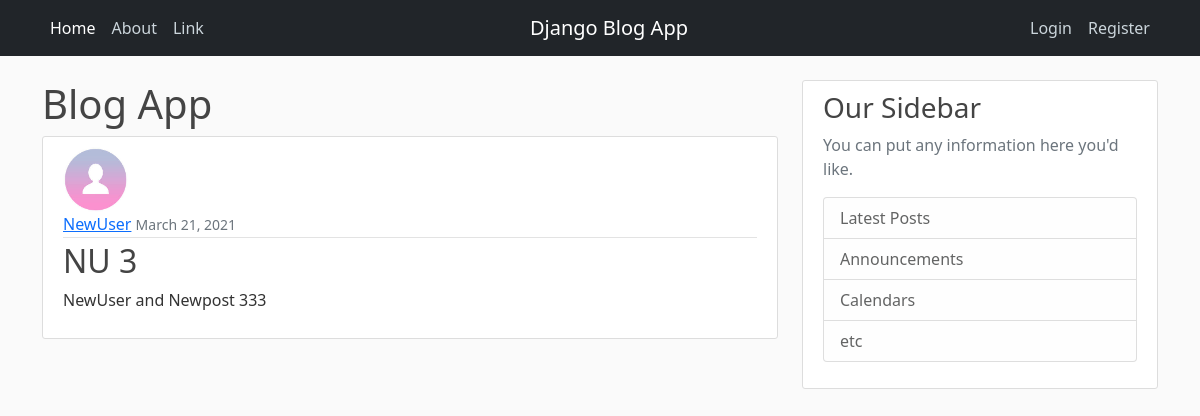
The app's page /post/24/ with its own data.
### blog/models.py (models this page shows, shortened)
class Post(models.Model):
    title = models.CharField(max_length=100)
    content = models.TextField()
    date_posted = models.DateTimeField(default=timezone.now)
    author = models.ForeignKey(User, on_delete=models.CASCADE)

### users/models.py (models this page shows, shortened)
class Profile(models.Model):
    user = models.OneToOneField(User, on_delete=models.CASCADE)
    image = models.ImageField(default='default.jpg' , upload_to='profile_pics')

### blog/views.py (the view)
# urls.py: path('post/<int:pk>/',views.PostDetailView.as_view(), name="post-detail"),
class PostDetailView(DetailView):
    model = Post

### blog/templates/blog/post_detail.html (shortened to what this page needs)
{% extends 'blog/base.html' %}
{% block content %}
    <h1>Blog App </h1>
        <article class="media content-section">
            <img class="rounded-circle article-img" src="{{ object.author.profile.image.url }}">
            <div class="media-body">
                <div class="article-metadata">
                  <a class="mr-2" href="{% url 'user-posts' object.author.username %}">{{ object.author }}</a>
                  <small class="text-muted">{{ object.date_posted|date:"F d, Y" }}</small>
                </div>
                <h2 class="article-title">{{ object.title }}</h2>
                <p class="article-content">{{ object.content }}</p>
            </div>
        </article>
{% endblock content %}

### blog/static/blog/main.css (style rules this page uses)
body { background: #fafafa; color: #333333; margin-top: 5rem; }
h1, h2, h3, h4, h5, h6 { color: #444444; }
.content-section { background: #ffffff; padding: 10px 20px; border: 1px solid #dddddd; border-radius: 3px; margin-bottom: 20px; }
.article-title { color: #444444; }
.article-content { white-space: pre-line; }
.article-img { height: 65px; width: 65px; margin-right: 16px; }
.article-metadata { padding-bottom: 1px; margin-bottom: 4px; border-bottom: 1px solid #e3e3e3 }

### records on screen
Post: author.profile.image (placeholder picture), author "NewUser", date_posted "March 21, 2021", title "NU 3", content "NewUser and Newpost 333"
